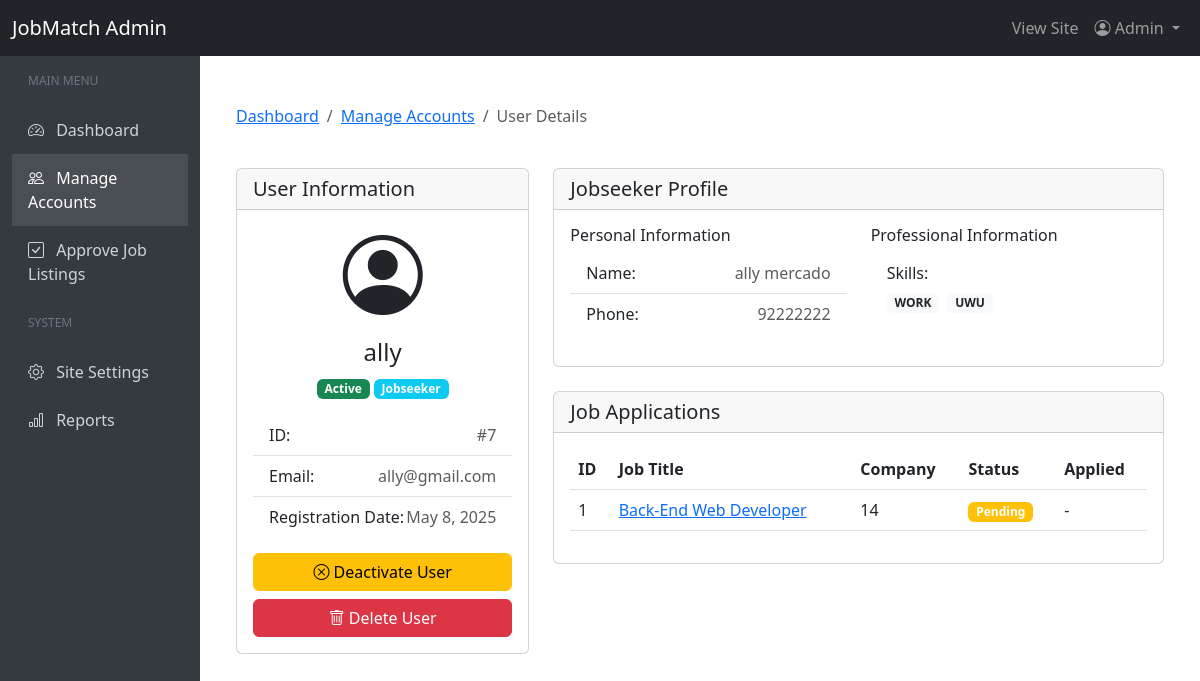
The app's page /admin/user-details.php?id=7 (signed in) with its own data.
### tables this page shows
CREATE TABLE `users` (
  `id` int NOT NULL,
  `username` varchar(50) NOT NULL,
  `password` varchar(255) NOT NULL,
  `email` varchar(100) NOT NULL,
  `user_type` enum('jobseeker','employer','admin') NOT NULL,
  `created_at` datetime DEFAULT CURRENT_TIMESTAMP
);

CREATE TABLE `jobseeker_profiles` (
  `id` int NOT NULL,
  `user_id` int NOT NULL,
  `first_name` varchar(100) DEFAULT NULL,
  `last_name` varchar(100) DEFAULT NULL,
  `phone` varchar(20) DEFAULT NULL,
  `address` varchar(255) DEFAULT NULL,
  `city` varchar(100) DEFAULT NULL,
  `state` varchar(100) DEFAULT NULL,
  `zip_code` varchar(20) DEFAULT NULL,
  `country` varchar(100) DEFAULT NULL,
  `resume_path` varchar(255) DEFAULT NULL,
  `skills` text,
  `experience` text,
  `education` text,
  `preferred_location` varchar(255) DEFAULT NULL,
  `expected_salary` varchar(100) DEFAULT NULL,
  `experience_years` int DEFAULT '0',
  `preferred_locations` text,
  `preferred_job_type` varchar(50) DEFAULT NULL,
  `preferred_industry` varchar(100) DEFAULT NULL,
  `preferred_salary_min` decimal(12,2) DEFAULT NULL,
  `preferred_salary_max` decimal(12,2) DEFAULT NULL,
  `remote_only` tinyint(1) NOT NULL DEFAULT '0',
  `job_alerts` tinyint(1) NOT NULL DEFAULT '1',
  `preferences_updated` datetime DEFAULT NULL,
  `salary_expectation` decimal(12,2) DEFAULT NULL
);

CREATE TABLE `job_applications` (
  `id` int NOT NULL,
  `user_id` int NOT NULL,
  `job_id` int NOT NULL,
  `apply_date` datetime DEFAULT CURRENT_TIMESTAMP,
  `resume_path` varchar(255) DEFAULT NULL,
  `cover_letter` text,
  `status` enum('pending','shortlisted','interviewed','offered','rejected','withdrawn') DEFAULT 'pending'
);

CREATE TABLE `jobs` (
  `id` int NOT NULL,
  `title` varchar(255) NOT NULL,
  `description` text NOT NULL,
  `category_id` int NOT NULL,
  `location` varchar(255) NOT NULL,
  `salary` varchar(100) DEFAULT NULL,
  `posted_date` datetime DEFAULT CURRENT_TIMESTAMP,
  `employer_id` int DEFAULT NULL,
  `salary_min` decimal(10,2) DEFAULT NULL,
  `salary_max` decimal(10,2) DEFAULT NULL,
  `required_experience` int DEFAULT '0',
  `status` enum('pending','active','rejected','expired','filled') NOT NULL DEFAULT 'pending',
  `is_featured` tinyint(1) NOT NULL DEFAULT '0',
  `created_at` timestamp NULL DEFAULT CURRENT_TIMESTAMP,
  `job_type` enum('full_time','part_time','contract','internship','remote') NOT NULL DEFAULT 'full_time',
  `requirements` text,
  `responsibilities` text
);

CREATE TABLE `employer_profiles` (
  `id` int NOT NULL,
  `user_id` int NOT NULL,
  `company_name` varchar(255) NOT NULL,
  `company_description` text,
  `industry` varchar(100) DEFAULT NULL,
  `website` varchar(255) DEFAULT NULL,
  `phone` varchar(20) DEFAULT NULL,
  `address` varchar(255) DEFAULT NULL,
  `city` varchar(100) DEFAULT NULL,
  `state` varchar(100) DEFAULT NULL,
  `zip_code` varchar(20) DEFAULT NULL,
  `country` varchar(100) DEFAULT NULL,
  `logo_path` varchar(255) DEFAULT NULL
);

### admin/user-details.php (the view, shortened to what the rows shown need)
<?php
require_once '../config/db_connect.php';
$base_path = '../';
$target_user_id = intval($_GET['id']);
$stmt = $conn->prepare("SELECT u.*,
                        CASE WHEN EXISTS (
                            SELECT 1 FROM user_status us WHERE us.user_id = u.id AND us.status = 'inactive'
                        ) THEN 'inactive' ELSE 'active' END as status
                        FROM users u
                        WHERE u.id = ?");
$stmt->bind_param("i", $target_user_id);
$stmt->execute();
$result = $stmt->get_result();
$user = $result->fetch_assoc();
$profile_details = [];
if ($user['user_type'] === 'jobseeker') {
    $stmt = $conn->prepare("SELECT * FROM jobseeker_profiles WHERE user_id = ?");
    $stmt->bind_param("i", $target_user_id);
    $stmt->execute();
    $result = $stmt->get_result();
    if ($result->num_rows > 0) {
        $profile_details = $result->fetch_assoc();
    }
}
include '../includes/admin_header.php';
?>
<div class="container-fluid py-4">
    <div class="row">
        <div class="col-md-4">
            <div class="card mb-4">
                <div class="card-body">
                    <div class="mb-3 text-center">
                        <div class="avatar-circle mb-3">
                            <?php if ($user['user_type'] === 'jobseeker'): ?>
                                <i class="bi bi-person-circle display-1"></i>
                            <?php elseif ($user['user_type'] === 'employer'): ?>
                                <i class="bi bi-building display-1"></i>
                            <?php else: ?>
                                <i class="bi bi-person-badge display-1"></i>
                            <?php endif; ?>
                        </div>
                        <h4><?php echo htmlspecialchars($user['username']); ?></h4>
                        <span class="badge bg-<?php echo $user['status'] === 'active' ? 'success' : 'danger'; ?>">
                            <?php echo ucfirst($user['status']); ?>
                        </span>
                        <span class="badge bg-<?php
                            echo $user['user_type'] === 'jobseeker' ? 'info' :
                                ($user['user_type'] === 'employer' ? 'primary' : 'dark');
                        ?>">
                            <?php echo ucfirst($user['user_type']); ?>
                        </span>
                    </div>
                    <ul class="list-group list-group-flush">
                        <li class="list-group-item d-flex justify-content-between">
                            <span>ID:</span>
                            <span class="text-muted">#<?php echo $user['id']; ?></span>
                        </li>
                        <li class="list-group-item d-flex justify-content-between">
                            <span>Email:</span>
                            <span class="text-muted"><?php echo htmlspecialchars($user['email']); ?></span>
                        </li>
                        <li class="list-group-item d-flex justify-content-between">
                            <span>Registration Date:</span>
                            <span class="text-muted">
                                <?php echo !empty($user['created_at']) ? date('M j, Y', strtotime($user['created_at'])) : 'Unknown'; ?>
                            </span>
                        </li>
                    </ul>
                </div>
            </div>
        </div>
        <div class="col-md-8">
            <?php if ($user['user_type'] === 'jobseeker'): ?>
                <div class="card mb-4">
                    <div class="card-body">
                        <?php if (!empty($profile_details)): ?>
                            <div class="row">
                                <div class="col-md-6">
                                    <h6>Personal Information</h6>
                                    <ul class="list-group list-group-flush mb-3">
                                        <li class="list-group-item d-flex justify-content-between">
                                            <span>Name:</span>
                                            <span class="text-muted">
                                                <?php echo htmlspecialchars($profile_details['first_name'] . ' ' . $profile_details['last_name']); ?>
                                            </span>
                                        </li>
                                        <?php if (!empty($profile_details['phone'])): ?>
                                        <li class="list-group-item d-flex justify-content-between">
                                            <span>Phone:</span>
                                            <span class="text-muted"><?php echo htmlspecialchars($profile_details['phone']); ?></span>
                                        </li>
                                        <?php endif; ?>
                                    </ul>
                                </div>
                                <div class="col-md-6">
                                    <h6>Professional Information</h6>
                                    <ul class="list-group list-group-flush mb-3">
                                        <?php if (!empty($profile_details['skills'])): ?>
                                        <li class="list-group-item">
                                            <span>Skills:</span>
                                            <div class="mt-1">
                                                <?php
                                                $skills = explode(',', $profile_details['skills']);
                                                foreach ($skills as $skill):
                                                    $skill = trim($skill);
                                                    if (!empty($skill)):
                                                ?>
                                                    <span class="badge bg-light text-dark me-1 mb-1"><?php echo htmlspecialchars($skill); ?></span>
                                                <?php
                                                    endif;
                                                endforeach;
                                                ?>
                                            </div>
                                        </li>
                                        <?php endif; ?>
                                    </ul>
                                </div>
                            </div>
                        <?php else: ?>
                            <div class="alert alert-info">
                                This user has not completed their jobseeker profile yet.
                            </div>
                        <?php endif; ?>
                    </div>
                </div>
                <div class="card mb-4">
                    <div class="card-body">
                        <?php
                        $stmt = $conn->prepare("SELECT ja.*, j.title as job_title, ep.company_name
                                              FROM job_applications ja
                                              LEFT JOIN jobs j ON ja.job_id = j.id
                                              LEFT JOIN employer_profiles ep ON j.employer_id = ep.user_id
                                              WHERE ja.user_id = ?
                                              ORDER BY ja.id DESC");
                        $stmt->bind_param("i", $target_user_id);
                        $stmt->execute();
                        $applications = $stmt->get_result();
                        ?>
                        <?php if ($applications->num_rows > 0): ?>
                            <div class="table-responsive">
                                <table class="table table-hover">
                                    <thead>
                                        <tr>
                                            <th>ID</th>
                                            <th>Job Title</th>
                                            <th>Company</th>
                                            <th>Status</th>
                                            <th>Applied</th>
                                        </tr>
                                    </thead>
                                    <tbody>
                                        <?php while ($app = $applications->fetch_assoc()): ?>
                                            <tr>
                                                <td><?php echo $app['id']; ?></td>
                                                <td>
                                                    <?php if (!empty($app['job_title'])): ?>
                                                        <a href="<?php echo $base_path; ?>jobs/view.php?id=<?php echo $app['job_id']; ?>" target="_blank">
                                                            <?php echo htmlspecialchars($app['job_title']); ?>
                                                        </a>
                                                    <?php else: ?>
                                                        <em class="text-muted">Job no longer available</em>
                                                    <?php endif; ?>
                                                </td>
                                                <td><?php echo !empty($app['company_name']) ? htmlspecialchars($app['company_name']) : '-'; ?></td>
                                                <td>
                                                    <?php if (!isset($app['status']) || $app['status'] === 'pending'): ?>
                                                        <span class="badge bg-warning">Pending</span>
                                                    <?php elseif ($app['status'] === 'reviewed'): ?>
                                                        <span class="badge bg-info">Reviewed</span>
                                                    <?php elseif ($app['status'] === 'interview'): ?>
                                                        <span class="badge bg-primary">Interview</span>
                                                    <?php elseif ($app['status'] === 'hired'): ?>
                                                        <span class="badge bg-success">Hired</span>
                                                    <?php elseif ($app['status'] === 'rejected'): ?>
                                                        <span class="badge bg-danger">Rejected</span>
                                                    <?php else: ?>
                                                        <span class="badge bg-secondary"><?php echo ucfirst($app['status']); ?></span>
                                                    <?php endif; ?>
                                                </td>
                                                <td>
                                                    <?php
                                                    if (isset($app['created_at'])) {
                                                        echo date('M j, Y', strtotime($app['created_at']));
                                                    } else {
                                                        echo "-";
                                                    }
                                                    ?>
                                                </td>
                                            </tr>
                                        <?php endwhile; ?>
                                    </tbody>
                                </table>
                            </div>
                        <?php else: ?>
                            <div class="alert alert-info">
                                This user has not submitted any job applications.
                            </div>
                        <?php endif; ?>
                    </div>
                </div>
            <?php endif; ?>
        </div>
    </div>
</div>
<?php include '../includes/admin_footer.php'; ?>

### records on screen
users: username "ally", user_type "Jobseeker", id "7", email "ally@gmail.com", created_at "May 8, 2025"
jobseeker_profiles: first_name+last_name "ally mercado", phone "92222222", skills "WORK", skills "UWU"
job_applications: id "1", job.title "Back-End Web Developer", employer_profiles.company_name "14", status "Pending"

### other values on screen
$user['status'] "Active"
